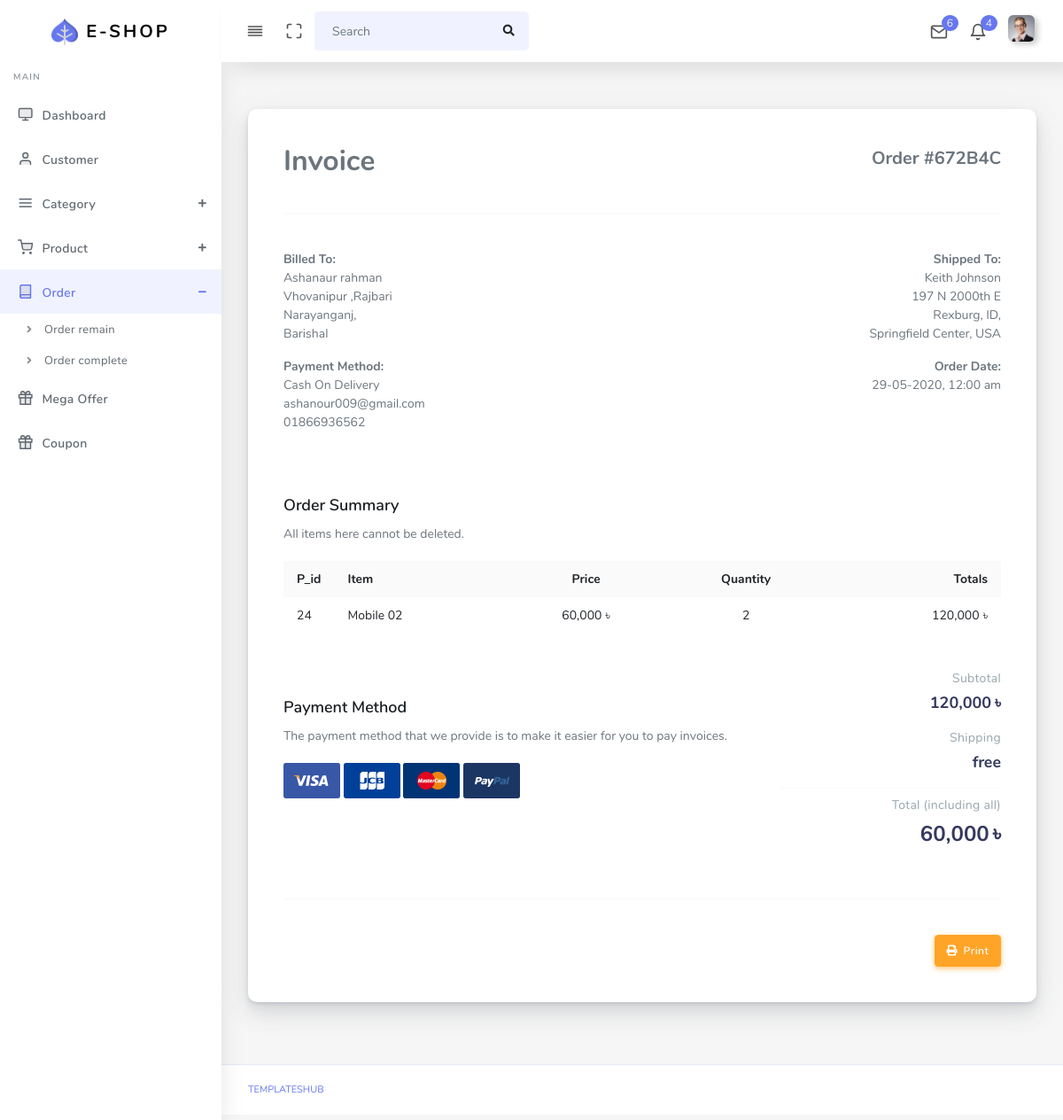
Page /admin/con_invoice.php?or_id=672B4C&uid=10 on the committed database.
### tables this page shows
CREATE TABLE `customer` (
  `id` int(11) NOT NULL,
  `name` varchar(40) NOT NULL,
  `email` varchar(50) NOT NULL,
  `pass` varchar(255) NOT NULL,
  `mobile` varchar(15) NOT NULL,
  `division` varchar(25) NOT NULL,
  `district` varchar(30) NOT NULL,
  `address` varchar(200) NOT NULL,
  `created` timestamp NOT NULL DEFAULT CURRENT_TIMESTAMP
);

CREATE TABLE `districts` (
  `id` int(2) UNSIGNED NOT NULL,
  `division_id` int(2) UNSIGNED NOT NULL,
  `dis_name` varchar(30) NOT NULL,
  `bn_name` varchar(50) NOT NULL,
  `lat` double NOT NULL,
  `lon` double NOT NULL,
  `website` varchar(100) NOT NULL
);

CREATE TABLE `divisions` (
  `id` int(2) UNSIGNED NOT NULL,
  `div_name` varchar(30) NOT NULL,
  `bn_name` varchar(50) NOT NULL
);

CREATE TABLE `cus_order` (
  `id` int(11) NOT NULL,
  `order_id` varchar(20) NOT NULL,
  `user_id` varchar(10) NOT NULL,
  `product_id` varchar(10) NOT NULL,
  `product_price` varchar(10) NOT NULL,
  `product_quantity` varchar(10) NOT NULL,
  `shipping` varchar(15) NOT NULL,
  `total` varchar(20) NOT NULL,
  `status` varchar(5) NOT NULL DEFAULT '0',
  `created` date DEFAULT NULL
);

CREATE TABLE `product` (
  `id` int(11) NOT NULL,
  `product_name` varchar(40) NOT NULL,
  `product_image` varchar(60) NOT NULL,
  `product_catagory` varchar(30) NOT NULL,
  `product_brand` varchar(25) NOT NULL,
  `product_price` varchar(10) NOT NULL,
  `product_discount` varchar(10) NOT NULL,
  `product_stcock` varchar(15) NOT NULL,
  `product_section` varchar(25) NOT NULL,
  `product_condition` varchar(15) NOT NULL,
  `product_details` varchar(1000) NOT NULL,
  `created` timestamp NOT NULL DEFAULT CURRENT_TIMESTAMP
);

### Main.php (called while the page is built, shortened)
<?php
    class Main{
        protected $host = 'localhost';
        protected $user = 'root';
        protected $pass = '';
        protected $db = 'e-shop';
        protected $con;
        public function __construct()
        {
            if(!isset($this->con)){
                $this->con = new mysqli($this->host,$this->user,$this->pass,$this->db);
            }
            return $this->con;
        }
        public function show_cus_id($id)
        {
            $id = $id;
            $this->sql = "SELECT cus.*,divi.div_name,dis.dis_name
            FROM customer as cus INNER JOIN divisions as divi
            ON cus.division = divi.id
            INNER JOIN districts as dis ON
            cus.district = dis.id
            WHERE cus.id = '$id'";
            $this->result = $this->con->query($this->sql);
            if($this->result){
                return $this->result;
            }else{
                return false;
            }
        }
        public function order_product($id){
            $id = $id;
            $this->sql = "SELECT cus_order.*,product.product_name FROM `cus_order`INNER JOIN product ON cus_order.product_id = product.id WHERE cus_order.order_id = '$id'";
            $this->result = $this->con->query($this->sql);
            if($this->result){
                return $this->result;
            }else{
                return false;
            }
        }
    }
?>

### admin/con_invoice.php (the view, shortened to what this page needs)
<?php
        include 'header.php';
        $obj = new Main();
        if(isset($_GET['or_id'])){
            $or_id = $_GET['or_id'];
            $order_data = $obj->order_product($or_id);
            $order_date = $obj->order_product($or_id);
        }
        if(isset($_GET['uid'])){
            $uid = $_GET['uid'];
            $cus_data = $obj->show_cus_id($uid);
        }
        if($cus_data->num_rows>0){
            while($c_row = $cus_data->fetch_object()){
                $name = $c_row->name;
                $email = $c_row->email;
                $mobile = $c_row->mobile;
                $division = $c_row->div_name;
                $district = $c_row->dis_name;
                $address = $c_row->address;
            }
        }
    ?>
    <div class="main-content" id="print">
        <section class="section">
          <div class="section-body">
            <div class="invoice">
              <div class="invoice-print">
                <div class="row">
                  <div class="col-lg-12">
                    <div class="invoice-title">
                      <h2>Invoice</h2>
                      <div class="invoice-number">Order #<?php if(isset($or_id)){echo $or_id;}?></div>
                    </div>
                    <hr>
                    <div class="row">
                      <div class="col-md-6">
                        <address>
                          <strong>Billed To:</strong><br>
                          <?php echo $name;?>
                          <br>
                          <?php echo $address;?><br>
                          <?php echo $district;?>,<br>
                          <?php echo $division;?>
                        </address>
                      </div>
                      <div class="col-md-6 text-md-right">
                        <address>
                          <strong>Shipped To:</strong><br>
                          Keith Johnson<br>
                          197 N 2000th E<br>
                          Rexburg, ID,<br>
                          Springfield Center, USA
                        </address>
                      </div>
                    </div>
                    <div class="row">
                      <div class="col-md-6">
                        <address>
                          <strong>Payment Method:</strong><br>
                          Cash On Delivery<br>
                          <?php echo $email;?><br>
                          <?php echo $mobile;?>
                        </address>
                      </div>
                      <div class="col-md-6 text-md-right">
                        <address>
                          <strong>Order Date:</strong><br>
                          <?php
                            if($order_date->num_rows>0){
                              while($date = $order_date->fetch_object()){
                                $order_time =  $date->created;
                              }
                            }
                          echo date('j-m-Y, g:i a',strtotime($order_time));?><br><br>
                        </address>
                      </div>
                    </div>
                  </div>
                </div>
                <div class="row mt-4">
                  <div class="col-md-12">
                    <div class="section-title">Order Summary</div>
                    <p class="section-lead">All items here cannot be deleted.</p>
                    <div class="table-responsive">
                      <table class="table table-striped table-hover table-md">
                        <tr>
                          <th data-width="40">P_id</th>
                          <th>Item</th>
                          <th class="text-center">Price</th>
                          <th class="text-center">Quantity</th>
                          <th class="text-right">Totals</th>
                        </tr>
                        <?php
                            if($order_data->num_rows>0){
                                $subtotal = 0;
                                while($row = $order_data->fetch_object()){
                                        $shipping = $row->shipping;
                                        $total = $row->total;
                                    ?>
                                    <tr>
                                        <td><?php echo $row->product_id;?></td>
                                        <td><?php echo $row->product_name;?></td>
                                        <td class="text-center"><?php echo number_format($row->product_price);?><span class="pl-1">৳</span></td>
                                        <td class="text-center"><?php echo $row->product_quantity;?></td>
                                        <td class="text-right"><?php echo number_format($row->product_price*$row->product_quantity);?><span class="pl-1">৳</span></td>
                                        </tr>
                                    <?php
                                    $subtotal = $subtotal +($row->product_price*$row->product_quantity);
                                }
                            }
                        ?>
                      </table>
                    </div>
                    <div class="row mt-4">
                      <div class="col-lg-8">
                        <div class="section-title">Payment Method</div>
                        <p class="section-lead">The payment method that we provide is to make it easier for you to pay
                          invoices.</p>
                        <div class="images">
                          <img src="assets/img/cards/visa.png" alt="visa">
                          <img src="assets/img/cards/jcb.png" alt="jcb">
                          <img src="assets/img/cards/mastercard.png" alt="mastercard">
                          <img src="assets/img/cards/paypal.png" alt="paypal">
                        </div>
                      </div>
                      <div class="col-lg-4 text-right">
                        <div class="invoice-detail-item">
                          <div class="invoice-detail-name">Subtotal</div>
                          <div class="invoice-detail-value"><?php echo number_format($subtotal);?><span class="pl-1">৳</span></div>
                        </div>
                        <div class="invoice-detail-item">
                          <div class="invoice-detail-name">Shipping</div>
                          <div class="invoice-detail-value"><?php echo $shipping;?></div>
                        </div>
                        <hr class="mt-2 mb-2">
                        <div class="invoice-detail-item">
                          <div class="invoice-detail-name">Total (including all)</div>
                          <div class="invoice-detail-value invoice-detail-value-lg"><?php echo number_format($total);?><span class="pl-1">৳</span></div>
                        </div>
                      </div>
                    </div>
                  </div>
                </div>
              </div>
              <hr>
              <div class="text-md-right">
                <button class="btn btn-warning btn-icon icon-left" onclick="myfun('print')"><i class="fas fa-print"></i> Print</button>
              </div>
            </div>
          </div>
        </section>
    </div>
    <?php
        include 'footer.php';
    ?>

### rows in the picture
customer: name "Ashanaur rahman", address "Vhovanipur ,Rajbari", districts.dis_name "Narayanganj", divisions.div_name "Barishal", email "ashanour009@gmail.com", mobile "01866936562"
cus_order: created "29-05-2020, 12:00 am", product "24", product.product_name "Mobile 02", product_price "60,000", product_quantity "2", $row->product_price*$row->product_quantity "120,000", shipping "free", total "60,000"

### other values in the picture
$count "4"
$or_id "672B4C"
$subtotal "120,000"
